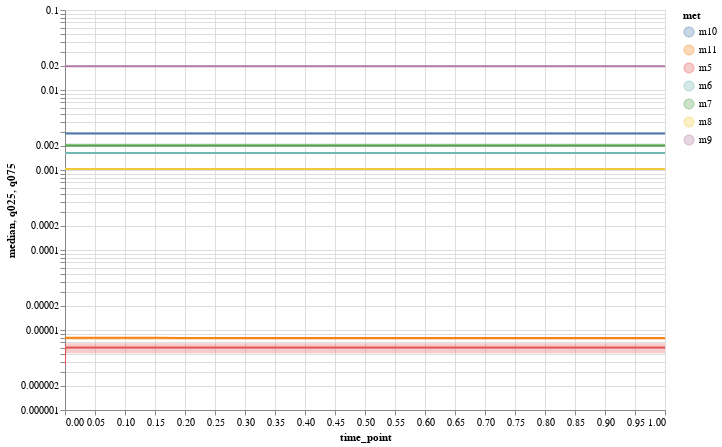

Notebook cell for this chart:
### Markdown cell above
#### Plot summarized results for whole ensemble

### Code cell
plot_ensemble_interactive(conc_quartiles_df, quant_type=conc_type, selected_data=met_names, x_scale='linear',
                          y_scale='log', x_lim=None, y_lim=None)

### Figure 1 — Vega-Lite specification as saved in the notebook (floating-point values rounded to 4 significant figures; data arrays with more than 128 entries replaced by an {"elided": "..."} marker saying what was removed)
{"config": {"view": {"continuousWidth": 400, "continuousHeight": 300}}, "layer": [{"data": {"name": "data-6b63e1766781a040d2edee3eef70da18"}, "mark": "line", "encoding": {"color": {"type": "nominal", "field": "met"}, "tooltip": [{"type": "nominal", "field": "met"}, {"type": "quantitative", "field": "median"}], "x": {"type": "quantitative", "field": "time_point", "scale": {"type": "linear"}}, "y": {"type": "quantitative", "field": "median", "scale": {"type": "log"}}}, "height": 400, "selection": {"selector003": {"type": "interval", "bind": "scales", "encodings": ["x", "y"]}}, "width": 600}, {"data": {"name": "data-6b63e1766781a040d2edee3eef70da18"}, "mark": "area", "encoding": {"color": {"type": "nominal", "field": "met"}, "opacity": {"value": 0.3}, "tooltip": [{"type": "nominal", "field": "met"}, {"type": "quantitative", "field": "median"}], "x": {"type": "quantitative", "field": "time_point", "scale": {"type": "linear"}}, "y": {"type": "quantitative", "field": "q025", "scale": {"type": "log"}}, "y2": {"field": "q075"}}, "height": 400, "width": 600}], "$schema": "https://vega.github.io/schema/vega-lite/v4.8.1.json", "datasets": {"data-6b63e1766781a040d2edee3eef70da18": {"elided": "700 records"}}}
